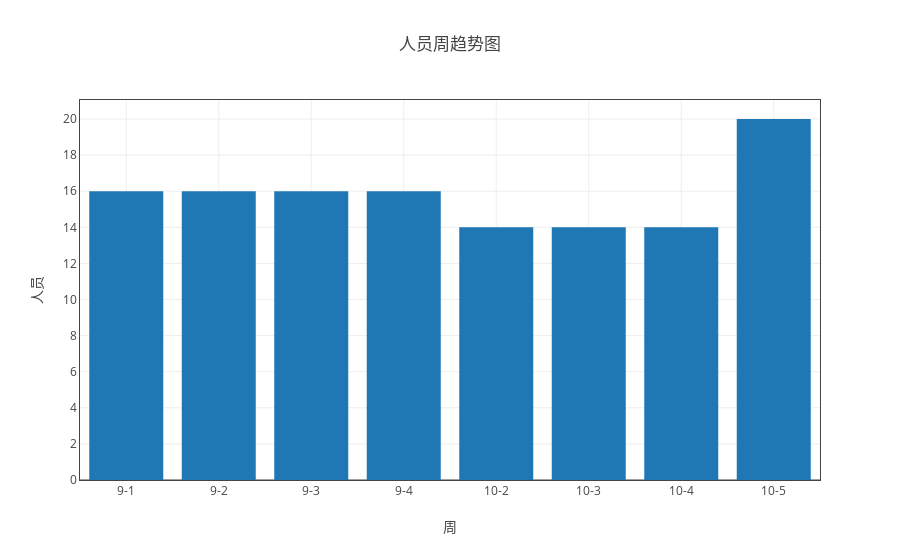

Source (notebook cell):
### Markdown cell above
## 分析组整体人员情况

### Code cell
ss = myModule.format(all_df1 ,"日期（格式“月-周次”）" ,['人员'])
ss.groupby('count')
myModule.sort_by_index(ss.groupby('count'))
tt = myModule.myPlot(myModule.sort_by_index(ss.groupby('count')))
tt.plot('bar')

### Figure 1 — Plotly figure (JSON) as saved in the notebook; plotly's stock layout.template omitted (floating-point values rounded to 4 significant figures)
{"data": [{"name": "人员", "type": "bar", "uid": "2153f524-e1a0-11e8-8ddb-a41f72875c19", "x": ["9-1", "9-2", "9-3", "9-4", "10-2", "10-3", "10-4", "10-5"], "y": [16, 16, 16, 16, 14, 14, 14, 20]}], "layout": {"title": "人员周趋势图", "xaxis": {"mirror": "all", "nticks": 20, "showgrid": true, "showline": true, "title": "周", "type": "category", "zeroline": true}, "yaxis": {"mirror": "all", "nticks": 20, "showgrid": true, "showline": true, "title": "人员", "zeroline": true}}}
